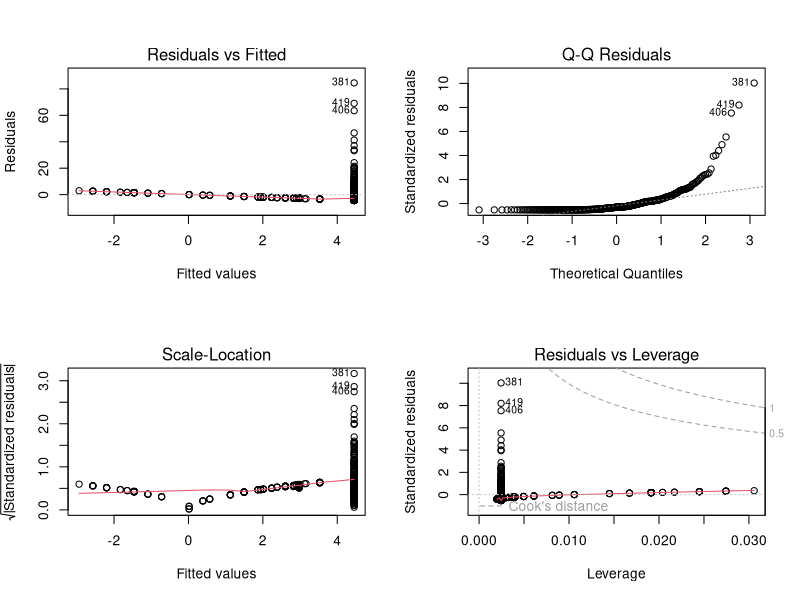
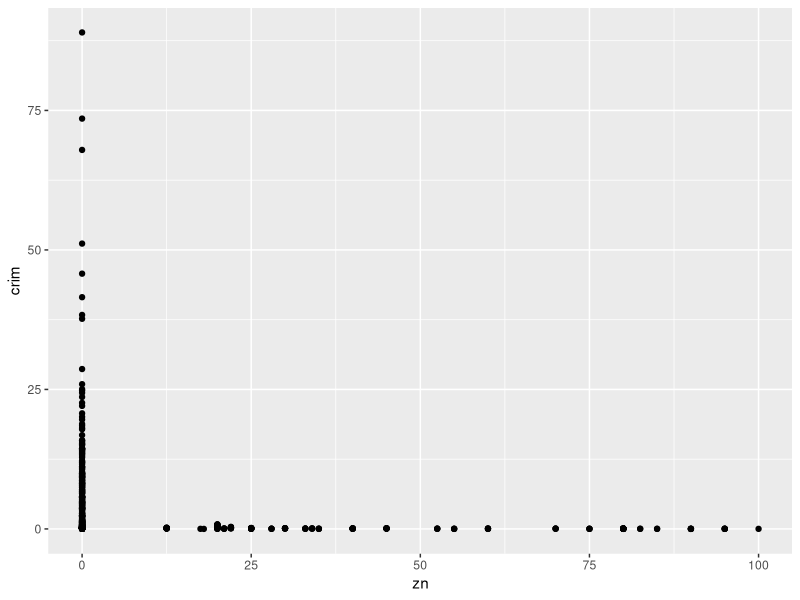
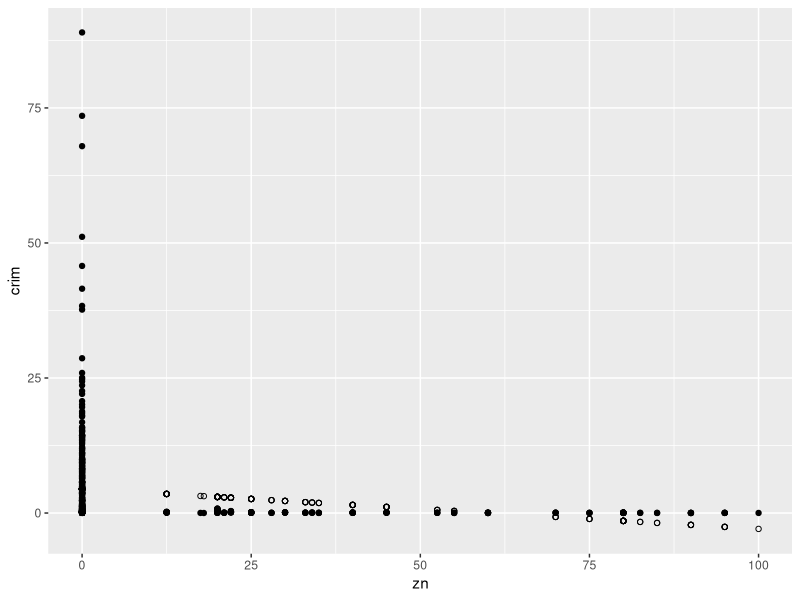
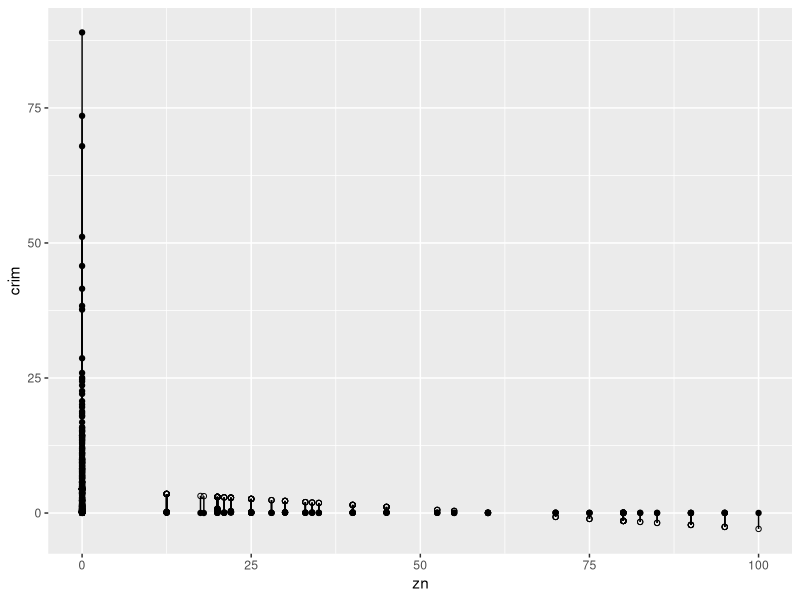
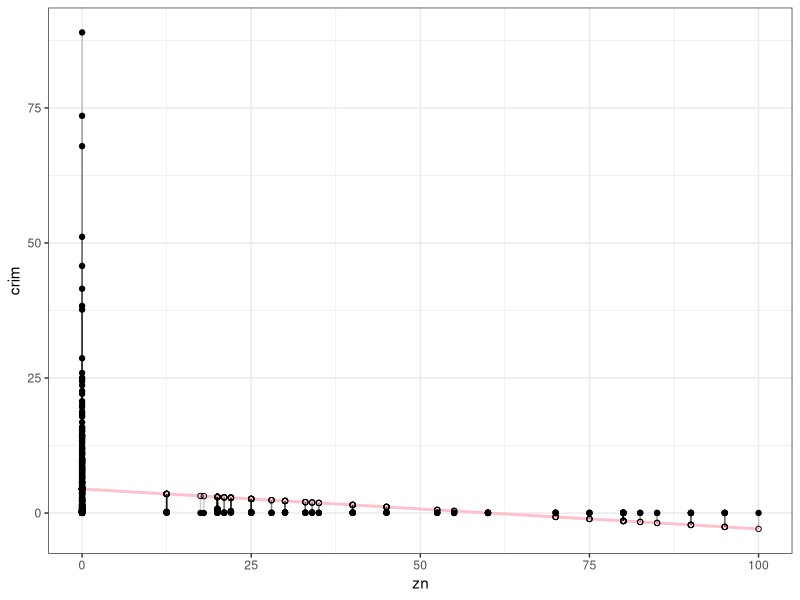
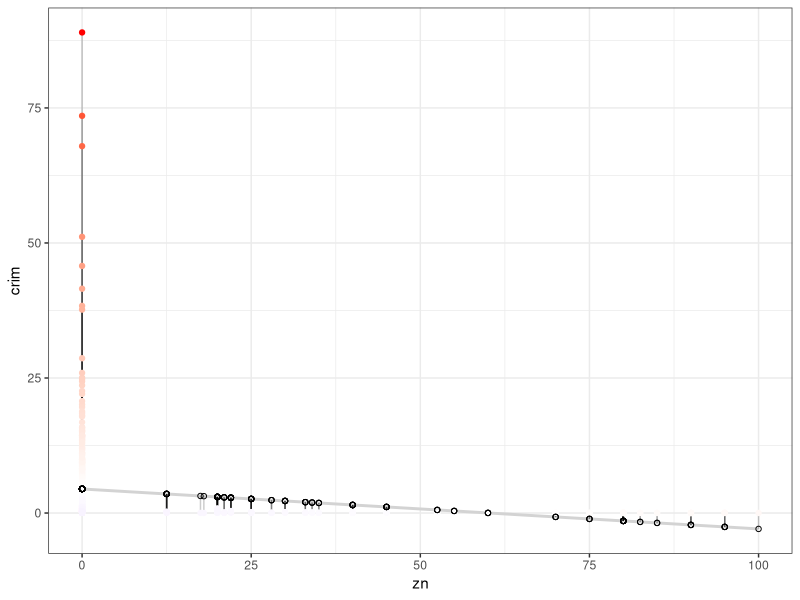
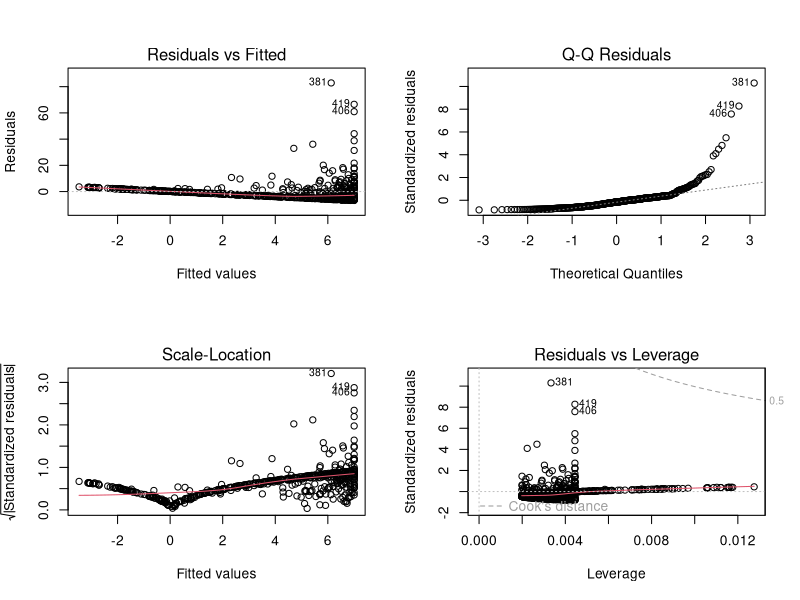
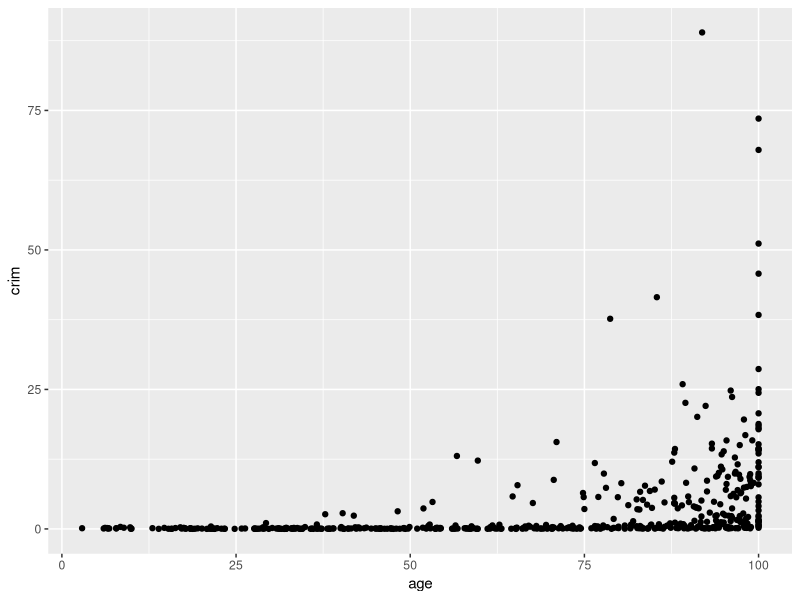

Recreate these plots in R, in order.
## ---- chunk 1
knitr::opts_chunk$set(echo = TRUE)
## ---- chunk 2
setwd("~/RDemo/BostonRegression")
# read in data from a csv file
Boston = read.csv(file="Boston.csv",header=TRUE,sep=",")
attach(Boston)
## ---- chunk 3
dataset <- Boston
fit <- lm(crim ~ zn, data = dataset)
summary(fit)
par(mfrow = c(2, 2))
plot(fit)  # Plot the model 
## ---- chunk 4
dataset$predicted <- predict(fit)   # Save the predicted values
dataset$residuals <- residuals(fit) # Save the residual values
# Quick look at the actual, predicted, and residual values, showing the first 6
library(dplyr)
dataset %>% select(crim, predicted, residuals) %>% head()
## ---- chunk 5
library(ggplot2)
ggplot(dataset, aes(x = zn, y = crim)) +  
  geom_point()  # Plot the actual points
## ---- chunk 6
ggplot(dataset, aes(x = zn, y = crim)) +
  geom_point() +
  geom_point(aes(y = predicted), shape = 1)  # Add the predicted values
## ---- chunk 7
ggplot(dataset, aes(x = zn, y = crim)) +
  geom_segment(aes(xend = zn, yend = predicted)) +
  geom_point()+
  geom_point(aes(y = predicted), shape = 1)
## ---- chunk 8
ggplot(dataset, aes(x = zn, y = crim)) +
  geom_smooth(method = "lm", se = FALSE, color = "pink") +  # Plot regression slope
  geom_segment(aes(xend = zn, yend = predicted), alpha = .2) +  # alpha to fade lines
  geom_point() +
  geom_point(aes(y = predicted), shape = 1) +
  theme_bw() 
## ---- chunk 9
ggplot(dataset, aes(x = zn, y = crim)) +
  geom_smooth(method = "lm", se = FALSE, color = "lightgrey") +
  geom_segment(aes(xend = zn, yend = predicted), alpha = .2) +
  # > Color adjustments made here...
  geom_point(aes(color = residuals)) +  # Color mapped here
  scale_color_gradient2(low = "blue", mid = "white", high = "red") +  # Colors to use here
  guides(color = FALSE) +
  geom_point(aes(y = predicted), shape = 1) +
  theme_bw()
## ---- chunk 10
fit1 <- lm(crim ~ age, data = dataset)
summary(fit1)
par(mfrow = c(2, 2))
plot(fit1) 
dataset$predicted <- predict(fit1)   # Save the predicted values
dataset$residuals <- residuals(fit1)
dataset %>% select(crim, predicted, residuals) %>% head()
## ---- chunk 11
ggplot(dataset, aes(x = age, y = crim)) +  
  geom_point() 
## ---- chunk 12
ggplot(dataset, aes(x = age, y = crim)) +
  geom_smooth(method = "lm", se = FALSE, color = "lightgrey") +
  geom_segment(aes(xend = age, yend = predicted), alpha = .2) +
  geom_point(aes(color = residuals)) +  # Color mapped here
  scale_color_gradient2(low = "blue", mid = "orange", high = "red") +  # Colors to use here
  guides(color = FALSE) +
  geom_point(aes(y = predicted), shape = 1) +
  theme_bw()
## ---- chunk 13
fit2 <- lm(crim ~ rad, data = dataset)
summary(fit2)
par(mfrow = c(2, 2))
plot(fit2) 
dataset$predicted <- predict(fit2)  
dataset$residuals <- residuals(fit2)
dataset %>% select(crim, predicted, residuals) %>% head()
## ---- chunk 14
ggplot(dataset, aes(x = rad, y = crim)) +  
  geom_point() 
ggplot(dataset, aes(x = rad, y = crim)) +
  geom_smooth(method = "lm", se = FALSE, color = "lightgrey") +
  geom_segment(aes(xend = rad, yend = predicted), alpha = .2) +
  geom_point(aes(color = residuals)) +  # Color mapped here
  scale_color_gradient2(low = "blue", mid = "orange", high = "red") +  # Colors to use here
  guides(color = FALSE) +
  geom_point(aes(y = predicted), shape = 1) +
  theme_bw()
## ---- chunk 15
fit4 <- lm(crim ~ indus, data = dataset)
summary(fit4)
par(mfrow = c(2, 2))
plot(fit4) 
dataset$predicted <- predict(fit4)  
dataset$residuals <- residuals(fit4)

ggplot(dataset, aes(x = indus, y = crim)) +
  geom_smooth(method = "lm", se = FALSE, color = "grey") +
  geom_segment(aes(xend = indus, yend = predicted), alpha = .2) +
  geom_point(aes(color = residuals)) +  # Color mapped here
  scale_color_gradient2(low = "blue", mid = "white", high = "red") +  # Colors to use here
  guides(color = FALSE) +
  geom_point(aes(y = predicted), shape = 1) +
  theme_bw()
## ---- chunk 16
par(mfrow = c(2, 2))
fit5 <- lm(crim ~ chas, data = dataset)
summary(fit5)
plot(fit5) 
dataset$predicted <- predict(fit5)  
dataset$residuals <- residuals(fit5)
## ---- chunk 17
par(mfrow = c(2, 2))
fit6 <- lm(crim ~ nox, data = dataset)
summary(fit6)
plot(fit6) 
dataset$predicted <- predict(fit6)  
dataset$residuals <- residuals(fit6)

ggplot(dataset, aes(x = nox, y = crim)) +
  geom_smooth(method = "lm", se = FALSE, color = "grey") +
  geom_segment(aes(xend = nox, yend = predicted), alpha = .2) +
  geom_point(aes(color = residuals)) + 
  scale_color_gradient2(low = "blue", mid = "orange", high = "red") + 
  guides(color = FALSE) +
  geom_point(aes(y = predicted), shape = 1) +
  theme_bw()
## ---- chunk 18
fit7 <- lm(crim ~ rm, data = dataset)
summary(fit7)
par(mfrow = c(2, 2))
plot(fit7) 
dataset$predicted <- predict(fit7)  
dataset$residuals <- residuals(fit7)
ggplot(dataset, aes(x = rm, y = crim)) +
  geom_smooth(method = "lm", se = FALSE, color = "grey") +
  geom_segment(aes(xend = rm, yend = predicted), alpha = .2) +
  geom_point(aes(color = residuals)) + 
  scale_color_gradient2(low = "blue", mid = "orange", high = "red") +  
  guides(color = FALSE) +
  geom_point(aes(y = predicted), shape = 1) +
  theme_bw()
## ---- chunk 19
fit8 <- lm(crim ~ dis, data = dataset)
summary(fit8)
par(mfrow = c(2, 2))
plot(fit8) 
dataset$predicted <- predict(fit8)  
dataset$residuals <- residuals(fit8)
ggplot(dataset, aes(x = dis, y = crim)) +
  geom_smooth(method = "lm", se = FALSE, color = "grey") +
  geom_segment(aes(xend = dis, yend = predicted), alpha = .2) +
  geom_point(aes(color = residuals)) + 
  scale_color_gradient2(low = "blue", mid = "orange", high = "red") +  
  guides(color = FALSE) +
  geom_point(aes(y = predicted), shape = 1) +
  theme_bw()
## ---- chunk 20
fit9 <- lm(crim ~ tax, data = dataset)
summary(fit9)
par(mfrow = c(2, 2))
plot(fit9) 
dataset$predicted <- predict(fit9)  
dataset$residuals <- residuals(fit9)
ggplot(dataset, aes(x = tax, y = crim)) +
  geom_smooth(method = "lm", se = FALSE, color = "grey") +
  geom_segment(aes(xend = tax, yend = predicted), alpha = .2) +
  geom_point(aes(color = residuals)) + 
  scale_color_gradient2(low = "blue", mid = "orange", high = "red") +  
  guides(color = FALSE) +
  geom_point(aes(y = predicted), shape = 1) +
  theme_bw()
## ---- chunk 21
fit10 <- lm(crim ~ ptratio, data = dataset)
summary(fit10)
par(mfrow = c(2, 2))
plot(fit10) 
dataset$predicted <- predict(fit10)  
dataset$residuals <- residuals(fit10)
ggplot(dataset, aes(x = ptratio, y = crim)) +
  geom_smooth(method = "lm", se = FALSE, color = "grey") +
  geom_segment(aes(xend = ptratio, yend = predicted), alpha = .2) +
  geom_point(aes(color = residuals)) + 
  scale_color_gradient2(low = "blue", mid = "orange", high = "red") +  
  guides(color = FALSE) +
  geom_point(aes(y = predicted), shape = 1) +
  theme_bw()
## ---- chunk 22
fit11 <- lm(crim ~ black, data = dataset)
summary(fit11)
par(mfrow = c(2, 2))
plot(fit11) 
dataset$predicted <- predict(fit11)  
dataset$residuals <- residuals(fit11)
ggplot(dataset, aes(x = black, y = crim)) +
  geom_smooth(method = "lm", se = FALSE, color = "grey") +
  geom_segment(aes(xend = black, yend = predicted), alpha = .2) +
  geom_point(aes(color = residuals)) + 
  scale_color_gradient2(low = "blue", mid = "orange", high = "red") +  
  guides(color = FALSE) +
  geom_point(aes(y = predicted), shape = 1) +
  theme_bw()
## ---- chunk 23
fit12 <- lm(crim ~ lstat, data = dataset)
summary(fit12)
par(mfrow = c(2, 2))
plot(fit12) 
dataset$predicted <- predict(fit12)  
dataset$residuals <- residuals(fit12)
ggplot(dataset, aes(x = lstat, y = crim)) +
  geom_smooth(method = "lm", se = FALSE, color = "grey") +
  geom_segment(aes(xend = lstat, yend = predicted), alpha = .2) +
  geom_point(aes(color = residuals)) + 
  scale_color_gradient2(low = "blue", mid = "orange", high = "red") +  
  guides(color = FALSE) +
  geom_point(aes(y = predicted), shape = 1) +
  theme_bw()
## ---- chunk 24
fit13 <- lm(crim ~ medv, data = dataset)
summary(fit13)
par(mfrow = c(2, 2))
plot(fit13) 
dataset$predicted <- predict(fit10)  
dataset$residuals <- residuals(fit10)
ggplot(dataset, aes(x = medv, y = crim)) +
  geom_smooth(method = "lm", se = FALSE, color = "grey") +
  geom_segment(aes(xend = medv, yend = predicted), alpha = .2) +
  geom_point(aes(color = residuals)) + 
  scale_color_gradient2(low = "blue", mid = "orange", high = "red") +  
  guides(color = FALSE) +
  geom_point(aes(y = predicted), shape = 1) +
  theme_bw()
